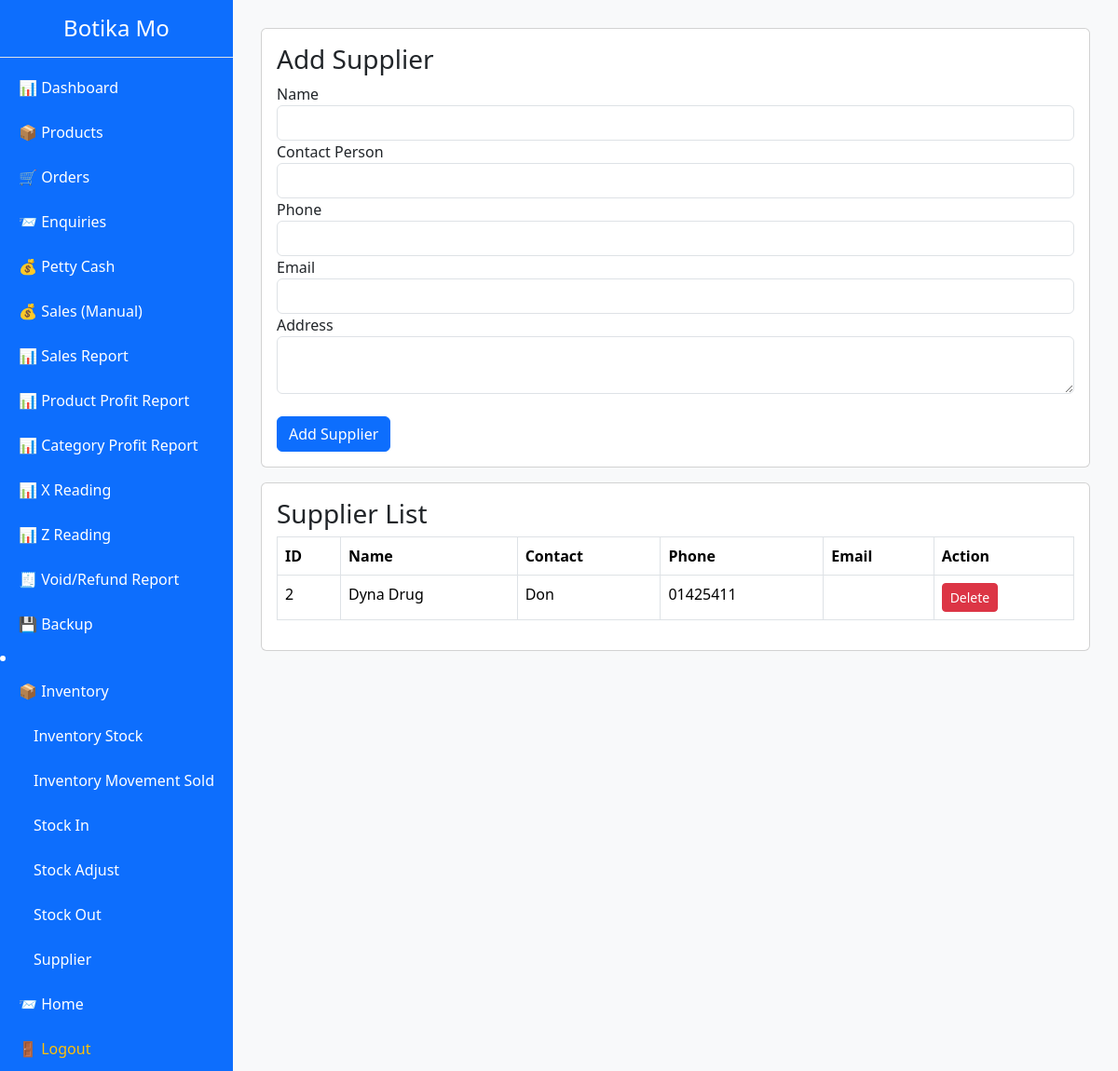
The app's page /admin/supplier.php (signed in) with its own data.
### tables this page shows
CREATE TABLE `suppliers` (
  `id` int NOT NULL AUTO_INCREMENT,
  `supplier_name` varchar(100) DEFAULT NULL,
  `phone` varchar(50) DEFAULT NULL,
  `address` text,
  `batch_id` varchar(100) DEFAULT NULL,
  `contact_person` varchar(100) DEFAULT NULL,
  `email` varchar(100) DEFAULT NULL,
  PRIMARY KEY (`id`)
);

### admin/supplier.php (the view, shortened to what this page needs)
<?php
include 'header.php';
include '../db.php';
$suppliers = $conn->query("
SELECT *
FROM suppliers
ORDER BY supplier_name
");
?>
<div class="card p-3 mb-3">
<h3>Add Supplier</h3>
<form method="post">
Name
<input type="text"
name="name"
class="form-control"
required>
Contact Person
<input type="text"
name="contact"
class="form-control">
Phone
<input type="text"
name="phone"
class="form-control">
Email
<input type="text"
name="email"
class="form-control">
Address
<textarea
name="address"
class="form-control">
</textarea>
<br>
<button
name="add_supplier"
class="btn btn-primary">
Add Supplier
</button>
</form>
</div>
<div class="card p-3">
<h3>Supplier List</h3>
<table class="table table-bordered">
<tr>
<th>ID</th>
<th>Name</th>
<th>Contact</th>
<th>Phone</th>
<th>Email</th>
<th>Action</th>
</tr>
<?php while($s = $suppliers->fetch_assoc()): ?>
<tr>
<td><?= $s['id'] ?></td>
<td><?= $s['supplier_name'] ?></td>
<td><?= $s['contact_person'] ?></td>
<td><?= $s['phone'] ?></td>
<td><?= $s['email'] ?></td>
<td>
<a
href="?delete=<?= $s['id'] ?>"
class="btn btn-danger btn-sm"
onclick="return confirm('Delete supplier?')"
>
Delete
</a>
</td>
</tr>
<?php endwhile; ?>
</table>
</div>
<?php include 'footer.php'; ?>

### admin/header.php (style rules this page uses)
body { min-height: 100vh; display: flex; }

### records on screen
suppliers: id "2", supplier_name "Dyna Drug", contact_person "Don", phone "01425411"
